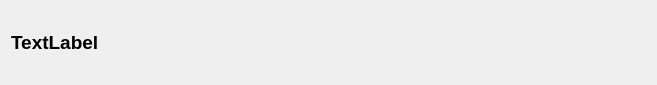
<?xml version="1.0" encoding="UTF-8"?>
<ui version="4.0">
 <class>MessageDialog</class>
 <widget class="QDialog" name="MessageDialog">
  <property name="windowModality">
   <enum>Qt::ApplicationModal</enum>
  </property>
  <property name="geometry">
   <rect>
    <x>0</x>
    <y>0</y>
    <width>657</width>
    <height>85</height>
   </rect>
  </property>
  <property name="windowTitle">
   <string>Dialog</string>
  </property>
  <layout class="QHBoxLayout" name="horizontalLayout">
   <item>
    <widget class="QLabel" name="messageLabel">
     <property name="font">
      <font>
       <pointsize>14</pointsize>
       <weight>75</weight>
       <bold>true</bold>
      </font>
     </property>
     <property name="text">
      <string>TextLabel</string>
     </property>
     <property name="textFormat">
      <enum>Qt::RichText</enum>
     </property>
    </widget>
   </item>
  </layout>
 </widget>
 <resources/>
 <connections/>
</ui>
